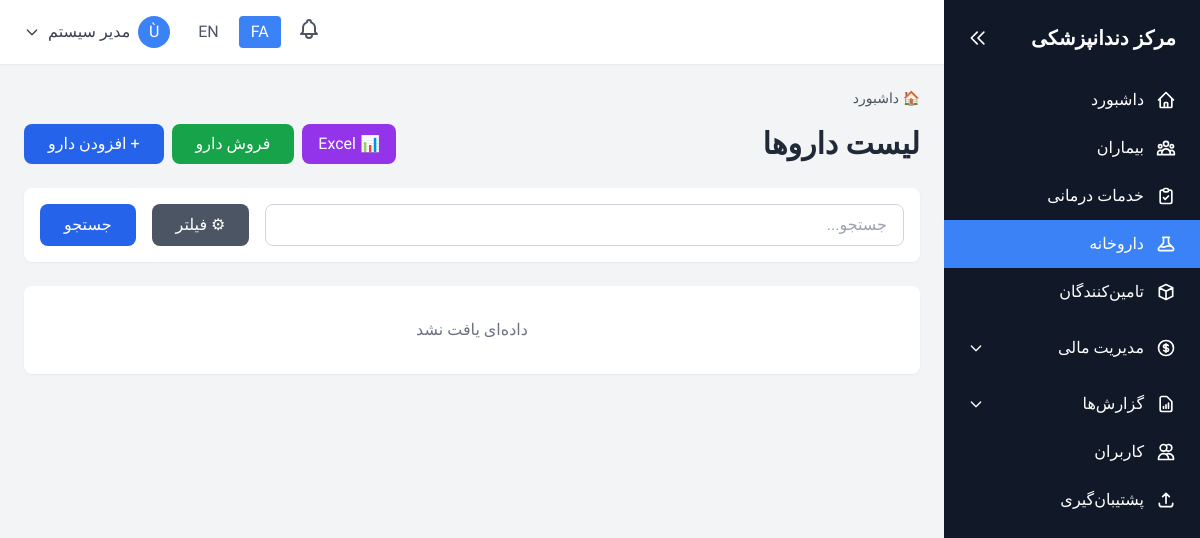
Page /medicines/index.php (signed in) on the earlier database version.
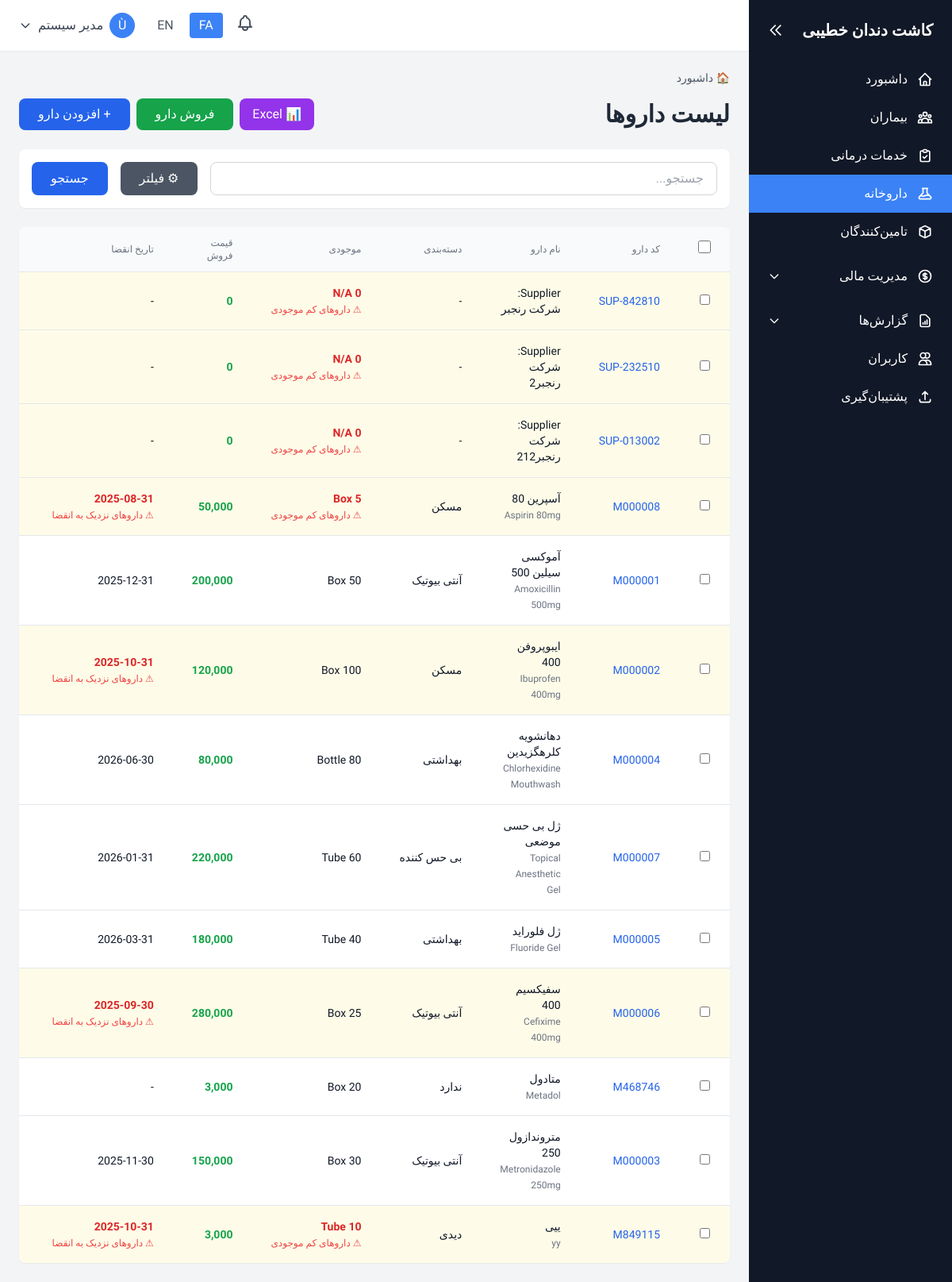
Same page on the later database version.
### tables this page shows
CREATE TABLE `system` (
  `id` int(11) NOT NULL,
  `record_type` enum('setting','activity_log') NOT NULL,
  `setting_key` varchar(50) DEFAULT NULL,
  `setting_value` text DEFAULT NULL,
  `setting_type` varchar(20) DEFAULT 'text',
  `description` text DEFAULT NULL,
  `user_id` int(11) DEFAULT NULL,
  `action` varchar(50) DEFAULT NULL,
  `table_name` varchar(50) DEFAULT NULL,
  `record_id` int(11) DEFAULT NULL,
  `ip_address` varchar(45) DEFAULT NULL,
  `user_agent` text DEFAULT NULL,
  `created_at` datetime DEFAULT current_timestamp(),
  `updated_at` datetime DEFAULT current_timestamp() ON UPDATE current_timestamp()
);

CREATE TABLE `medicines` (
  `id` int(11) NOT NULL,
  `medicine_code` varchar(20) NOT NULL,
  `medicine_name` varchar(100) NOT NULL,
  `medicine_name_en` varchar(100) DEFAULT NULL,
  `category` varchar(50) DEFAULT NULL,
  `manufacturer` varchar(100) DEFAULT NULL,
  `unit` varchar(20) NOT NULL,
  `purchase_price` decimal(10,2) NOT NULL,
  `sale_price` decimal(10,2) NOT NULL,
  `stock_quantity` int(11) DEFAULT 0,
  `min_stock_level` int(11) DEFAULT 10,
  `expiry_date` date DEFAULT NULL,
  `description` text DEFAULT NULL,
  `supplier_name` varchar(100) DEFAULT NULL,
  `supplier_phone` varchar(20) DEFAULT NULL,
  `supplier_email` varchar(100) DEFAULT NULL,
  `supplier_address` text DEFAULT NULL,
  `sale_patient_id` int(11) DEFAULT NULL,
  `sale_code` varchar(20) DEFAULT NULL,
  `sale_date` date DEFAULT NULL,
  `sale_quantity` int(11) DEFAULT NULL,
  `sale_unit_price` decimal(10,2) DEFAULT NULL,
  `sale_total_price` decimal(10,2) DEFAULT NULL,
  `movement_type` enum('purchase','sale','adjustment') DEFAULT NULL,
  `movement_date` date DEFAULT NULL,
  `movement_quantity` int(11) DEFAULT NULL,
  `movement_notes` text DEFAULT NULL,
  `is_active` tinyint(1) DEFAULT 1,
  `created_by` int(11) DEFAULT NULL,
  `created_at` datetime DEFAULT current_timestamp(),
  `updated_at` datetime DEFAULT current_timestamp() ON UPDATE current_timestamp()
);

### config/config.php (called while the page is built, shortened)
<?php
require_once __DIR__ . '/database.php';
$current_lang = $_SESSION['lang'] ?? DEFAULT_LANG;
function loadLanguage($lang = null) {
    global $current_lang;
    $lang = $lang ?? $current_lang;
    $langFile = BASE_PATH . "/lang/$lang.php";
    $translations = [];
    if (file_exists($langFile)) {
        $translations = require $langFile;
    } else {
        $translations = require BASE_PATH . "/lang/fa.php";
    }
    return $translations;
}
function formatCurrency($amount) {
    return number_format($amount, 0, '.', ',');
}
function formatDate($date, $format = 'Y-m-d') {
    return date($format, strtotime($date));
}
function getSetting($key, $default = '') {
    try {
        $setting = fetchOne("SELECT setting_value FROM system WHERE record_type = 'setting' AND setting_key = ?", [$key]);
        return $setting ? $setting['setting_value'] : $default;
    } catch (Exception $e) {
        return $default;
    }
}
function getPagination($totalRecords, $perPage = 20) {
    $page = isset($_GET['page']) ? max(1, intval($_GET['page'])) : 1;
    $totalPages = ceil($totalRecords / $perPage);
    $offset = ($page - 1) * $perPage;
    return [
        'page' => $page,
        'perPage' => $perPage,
        'totalPages' => $totalPages,
        'totalRecords' => $totalRecords,
        'offset' => $offset,
        'hasNext' => $page < $totalPages,
        'hasPrev' => $page > 1
    ];
}

### config/database.php (called while the page is built, shortened)
<?php
function getDBConnection()
{
    try {
        if (DB_TYPE === 'sqlite') {
            $db = new PDO('sqlite:' . DB_PATH);
            $db->setAttribute(PDO::ATTR_ERRMODE, PDO::ERRMODE_EXCEPTION);
            $db->setAttribute(PDO::ATTR_DEFAULT_FETCH_MODE, PDO::FETCH_ASSOC);
            $db->exec('PRAGMA foreign_keys = ON;');
            return $db;
        } else {
            $dsn = "mysql:host=" . DB_HOST . ";port=" . DB_PORT . ";dbname=" . DB_NAME . ";charset=" . DB_CHARSET;
            $options = [
                PDO::ATTR_ERRMODE => PDO::ERRMODE_EXCEPTION,
                PDO::ATTR_DEFAULT_FETCH_MODE => PDO::FETCH_ASSOC,
                PDO::ATTR_EMULATE_PREPARES => false,
            ];
            return new PDO($dsn, DB_USER, DB_PASS, $options);
        }
    } catch (PDOException $e) {
        die("Database connection failed: " . $e->getMessage());
    }
}
function executeQuery($query, $params = [])
{
    $db = getDBConnection();
    $stmt = $db->prepare($query);
    $stmt->execute($params);
    return $stmt;
}
function fetchAll($query, $params = [], $useCache = false)
{
    $stmt = executeQuery($query, $params);
    $result = $stmt->fetchAll();
    return $result;
}
function fetchOne($query, $params = [], $useCache = false)
{
    $stmt = executeQuery($query, $params);
    $result = $stmt->fetch();
    return $result;
}

### medicines/index.php (the view, shortened to what the rows shown need)
<?php
require_once '../config/config.php';
include '../includes/header.php';
$whereClauses = [];
$params = [];
$whereClause = !empty($whereClauses) ? 'WHERE ' . implode(' AND ', $whereClauses) : '';
$totalRecords = fetchOne("SELECT COUNT(*) as count FROM medicines $whereClause", $params)['count'];
$pagination = getPagination($totalRecords, 20);
$medicines = fetchAll("SELECT * FROM medicines $whereClause ORDER BY medicine_name LIMIT {$pagination['perPage']} OFFSET {$pagination['offset']}", $params);
?>
<div class="space-y-6">
    <div class="flex flex-col md:flex-row items-start md:items-center justify-between gap-4">
        <h1 class="text-2xl md:text-3xl font-bold text-gray-800"><?php echo $lang['medicine_list']; ?></h1>
    </div>
    <div class="bg-white rounded-lg shadow-sm overflow-hidden">
        <?php if (empty($medicines)): ?>
            <div class="p-8 text-center text-gray-500">
                <?php echo $lang['no_data']; ?>
            </div>
        <?php else: ?>
            <div class="overflow-x-auto table-desktop">
                <table id="medicinesTable" class="min-w-full divide-y divide-gray-200">
                    <thead class="bg-gray-50">
                        <tr>
                            <th class="px-6 py-3 text-center">
                                <input type="checkbox" id="selectAll" onchange="toggleSelectAll(this)" class="w-4 h-4 cursor-pointer">
                            </th>
                            <th class="px-6 py-3 text-<?php echo $current_lang === 'fa' ? 'right' : 'left'; ?> text-xs font-medium text-gray-500 uppercase"><?php echo $lang['medicine_code']; ?></th>
                            <th class="px-6 py-3 text-<?php echo $current_lang === 'fa' ? 'right' : 'left'; ?> text-xs font-medium text-gray-500 uppercase"><?php echo $lang['medicine_name']; ?></th>
                            <th class="px-6 py-3 text-<?php echo $current_lang === 'fa' ? 'right' : 'left'; ?> text-xs font-medium text-gray-500 uppercase"><?php echo $lang['category']; ?></th>
                            <th class="px-6 py-3 text-<?php echo $current_lang === 'fa' ? 'right' : 'left'; ?> text-xs font-medium text-gray-500 uppercase"><?php echo $lang['stock_quantity']; ?></th>
                            <th class="px-6 py-3 text-<?php echo $current_lang === 'fa' ? 'right' : 'left'; ?> text-xs font-medium text-gray-500 uppercase"><?php echo $lang['sale_price']; ?></th>
                            <th class="px-6 py-3 text-<?php echo $current_lang === 'fa' ? 'right' : 'left'; ?> text-xs font-medium text-gray-500 uppercase"><?php echo $lang['expiry_date']; ?></th>
                            <th class="px-6 py-3 text-<?php echo $current_lang === 'fa' ? 'right' : 'left'; ?> text-xs font-medium text-gray-500 uppercase"><?php echo $lang['actions']; ?></th>
                        </tr>
                    </thead>
                    <tbody class="bg-white divide-y divide-gray-200">
                        <?php foreach ($medicines as $medicine): ?>
                        <?php
                            $isLowStock = $medicine['stock_quantity'] <= $medicine['min_stock_level'];
                            $isExpiringSoon = !empty($medicine['expiry_date']) && strtotime($medicine['expiry_date']) <= strtotime('+30 days');
                        ?>
                        <tr class="hover:bg-gray-50 <?php echo $isLowStock || $isExpiringSoon ? 'bg-yellow-50' : ''; ?>">
                            <td class="px-6 py-4 text-center">
                                <input type="checkbox" class="row-checkbox" value="<?php echo $medicine['id']; ?>" onchange="updateBulkButtons()" class="w-4 h-4 cursor-pointer">
                            </td>
                            <td class="px-6 py-4 whitespace-nowrap text-sm font-medium text-blue-600">
                                <?php echo $medicine['medicine_code']; ?>
                            </td>
                            <td class="px-6 py-4 text-sm text-gray-900">
                                <?php echo htmlspecialchars($medicine['medicine_name']); ?>
                                <?php if (!empty($medicine['medicine_name_en'])): ?>
                                <br><span class="text-xs text-gray-500"><?php echo htmlspecialchars($medicine['medicine_name_en']); ?></span>
                                <?php endif; ?>
                            </td>
                            <td class="px-6 py-4 whitespace-nowrap text-sm text-gray-900">
                                <?php echo htmlspecialchars($medicine['category'] ?: '-'); ?>
                            </td>
                            <td class="px-6 py-4 whitespace-nowrap text-sm">
                                <span class="<?php echo $isLowStock ? 'text-red-600 font-semibold' : 'text-gray-900'; ?>">
                                    <?php echo $medicine['stock_quantity']; ?> <?php echo $medicine['unit']; ?>
                                </span>
                                <?php if ($isLowStock): ?>
                                <br><span class="text-xs text-red-500">⚠ <?php echo $lang['low_stock_medicines']; ?></span>
                                <?php endif; ?>
                            </td>
                            <td class="px-6 py-4 whitespace-nowrap text-sm font-semibold text-green-600">
                                <?php echo formatCurrency($medicine['sale_price']); ?>
                            </td>
                            <td class="px-6 py-4 whitespace-nowrap text-sm">
                                <?php if (!empty($medicine['expiry_date'])): ?>
                                    <span class="<?php echo $isExpiringSoon ? 'text-red-600 font-semibold' : 'text-gray-900'; ?>">
                                        <?php echo formatDate($medicine['expiry_date']); ?>
                                    </span>
                                    <?php if ($isExpiringSoon): ?>
                                    <br><span class="text-xs text-red-500">⚠ <?php echo $lang['expiring_medicines']; ?></span>
                                    <?php endif; ?>
                                <?php else: ?>
                                    -
                                <?php endif; ?>
                            </td>
                            <td class="px-6 py-4 whitespace-nowrap text-sm font-medium">
                            </td>
                        </tr>
                        <?php endforeach; ?>
                    </tbody>
                </table>
            </div>
        <?php endif; ?>
    </div>
</div>
<?php include '../includes/footer.php'; ?>

### includes/header.php (shortened to what the rows shown need)
<?php
$lang = loadLanguage();
?>
<!DOCTYPE html>
<html lang="<?php echo $current_lang; ?>" dir="<?php echo $current_lang === 'fa' ? 'rtl' : 'ltr'; ?>">
<head>
    <script src="https://cdn.tailwindcss.com"></script>
    <link rel="stylesheet" href="<?php echo BASE_URL; ?>/assets/css/mobile.css">
</head>
<body class="bg-gray-100">
    <div class="flex h-screen overflow-hidden">
        <aside id="sidebar" class="w-64 bg-gray-900 text-white flex-shrink-0 hidden md:flex flex-col transition-all duration-300">
            <div class="p-6 flex-shrink-0 flex items-center justify-between">
                <h1 id="sidebar-title" class="text-xl font-bold"><?php echo getSetting('clinic_name', $lang['app_name']); ?></h1>
                <button id="sidebar-toggle" class="text-white hover:text-gray-300 hidden md:block" title="بستن منو">
                    <svg class="w-5 h-5" fill="none" stroke="currentColor" viewBox="0 0 24 24">
                        <path stroke-linecap="round" stroke-linejoin="round" stroke-width="2" d="M11 19l-7-7 7-7m8 14l-7-7 7-7"></path>
                    </svg>
                </button>
            </div>
        </aside>
        <div class="flex-1 flex flex-col overflow-hidden">
            <main class="flex-1 overflow-y-auto p-6">

Differences in the rows shown:
changed system: setting_value "مرکز دندانپزشکی" → "کاشت دندان خطیبی"
added medicines: medicine_code "SUP-842810", medicine_name "Supplier: شرکت رنجبر", category "-", stock_quantity "0", unit "N/A", sale_price "0"
added medicines: medicine_code "SUP-232510", medicine_name "Supplier: شرکت رنجبر2", category "-", stock_quantity "0", unit "N/A", sale_price "0"
added medicines: medicine_code "SUP-013002", medicine_name "Supplier: شرکت رنجبر212", category "-", stock_quantity "0", unit "N/A", sale_price "0"
added medicines: medicine_code "M000008", medicine_name "آسپرین 80", medicine_name_en "Aspirin 80mg", category "مسکن", stock_quantity "5", unit "Box", sale_price "50,000", expiry_date "2025-08-31"
added medicines: medicine_code "M000001", medicine_name "آموکسی سیلین 500", medicine_name_en "Amoxicillin 500mg", category "آنتی بیوتیک", unit "Box", sale_price "200,000", expiry_date "2025-12-31", stock_quantity 50 (drawn)
added medicines: medicine_code "M000002", medicine_name "ایبوپروفن 400", medicine_name_en "Ibuprofen 400mg", category "مسکن", unit "Box", sale_price "120,000", expiry_date "2025-10-31", stock_quantity 100 (drawn)
added medicines: medicine_code "M000004", medicine_name "دهانشویه کلرهگزیدین", medicine_name_en "Chlorhexidine Mouthwash", category "بهداشتی", unit "Bottle", sale_price "80,000", expiry_date "2026-06-30", stock_quantity 80 (drawn)
added medicines: medicine_code "M000007", medicine_name "ژل بی حسی موضعی", medicine_name_en "Topical Anesthetic Gel", category "بی حس کننده", unit "Tube", sale_price "220,000", expiry_date "2026-01-31", stock_quantity 60 (drawn)
added medicines: medicine_code "M000005", medicine_name "ژل فلوراید", medicine_name_en "Fluoride Gel", category "بهداشتی", unit "Tube", sale_price "180,000", expiry_date "2026-03-31", stock_quantity 40 (drawn)
added medicines: medicine_code "M000006", medicine_name "سفیکسیم 400", medicine_name_en "Cefixime 400mg", category "آنتی بیوتیک", unit "Box", sale_price "280,000", expiry_date "2025-09-30", stock_quantity 25 (drawn)
added medicines: medicine_code "M468746", medicine_name "متادول", medicine_name_en "Metadol", category "ندارد", unit "Box", sale_price "3,000", stock_quantity 20 (drawn)
added medicines: medicine_code "M000003", medicine_name "متروندازول 250", medicine_name_en "Metronidazole 250mg", category "آنتی بیوتیک", unit "Box", sale_price "150,000", expiry_date "2025-11-30", stock_quantity 30 (drawn)
added medicines: medicine_code "M849115", medicine_name "ییی", medicine_name_en "yy", category "دیدی", stock_quantity "10", unit "Tube", sale_price "3,000", expiry_date "2025-10-31"
Other differences:
form field value: (not shown) → "☐"
$lang['medicine_code']: (not shown) → "کد دارو"
$lang['medicine_name']: (not shown) → "نام دارو"
$lang['category']: (not shown) → "دسته‌بندی"
$lang['stock_quantity']: (not shown) → "موجودی"
$lang['sale_price']: (not shown) → "قیمت فروش"
$lang['expiry_date']: (not shown) → "تاریخ انقضا"
$lang['no_data']: "داده‌ای یافت نشد" → (not shown)
